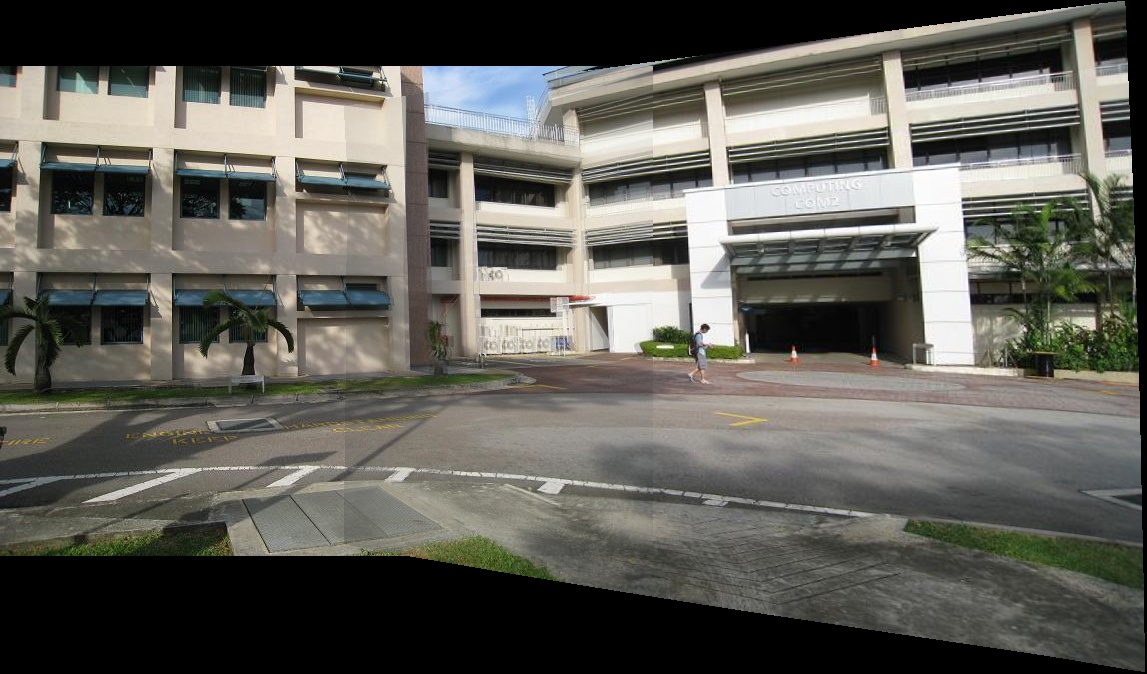
#> input picture Inputs/before_optimization.jpg, 1147 x 674 px
$ python maskMaker.py
#> lines starting #> are read from the running program, lines starting #| are printed output that depends on the picture; after the words box and inside, x2 and y2 are one past the last pixel; in counts of white or black regions, pixels touching at a corner belong together
import cv2
import numpy as np

# Load the original image
image_path = 'Inputs/before_optimization.jpg'  # Update path as necessary
output_mask_path = 'Mask/mask.png'  # Update path as necessary

# Load the image
image = cv2.imread(image_path)
#> image is the input picture: shape (674, 1147, 3); mean B, G, R 87.1, 93.7, 94.8

# Check if the image is loaded properly
if image is None:
    raise FileNotFoundError(f"The image at {image_path} could not be found or loaded. Please check the file path.")

# Convert to grayscale
gray = cv2.cvtColor(image, cv2.COLOR_BGR2GRAY)
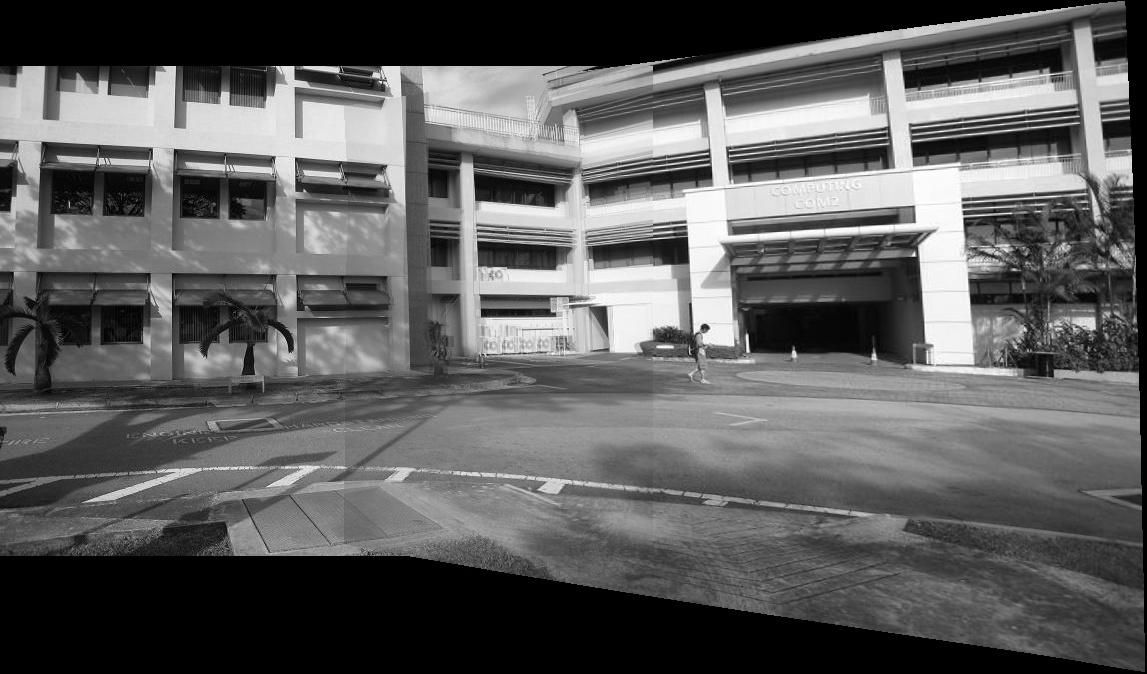
#> gray: shape (674, 1147); min 0, max 255, mean 93.3

# Create the mask:
# Set white (255) for pixels that are close to black, and black (0) otherwise
# Define a threshold for "blackness" (adjust based on your input image)
threshold = 10
mask = np.where(gray <= threshold, 255, 0).astype(np.uint8)
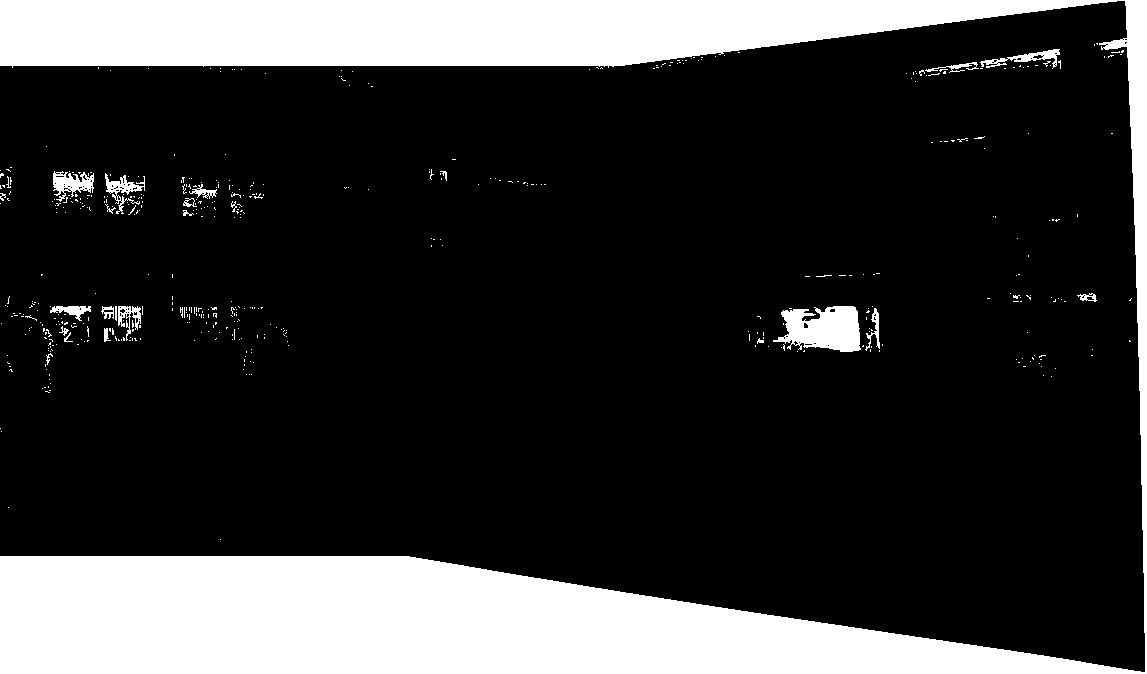
#> mask: shape (674, 1147); 21.2% white; 502 white regions (477 under 20 px), largest, box (x1, y1, x2, y2) and area: (0, 0, 1147, 674) 156198, (773, 306, 861, 352) 2841, (53, 171, 94, 202) 661

# Optional: Apply morphological operations to ensure smoothness around edges
kernel = cv2.getStructuringElement(cv2.MORPH_RECT, (5, 5))
refined_mask = cv2.morphologyEx(mask, cv2.MORPH_CLOSE, kernel)
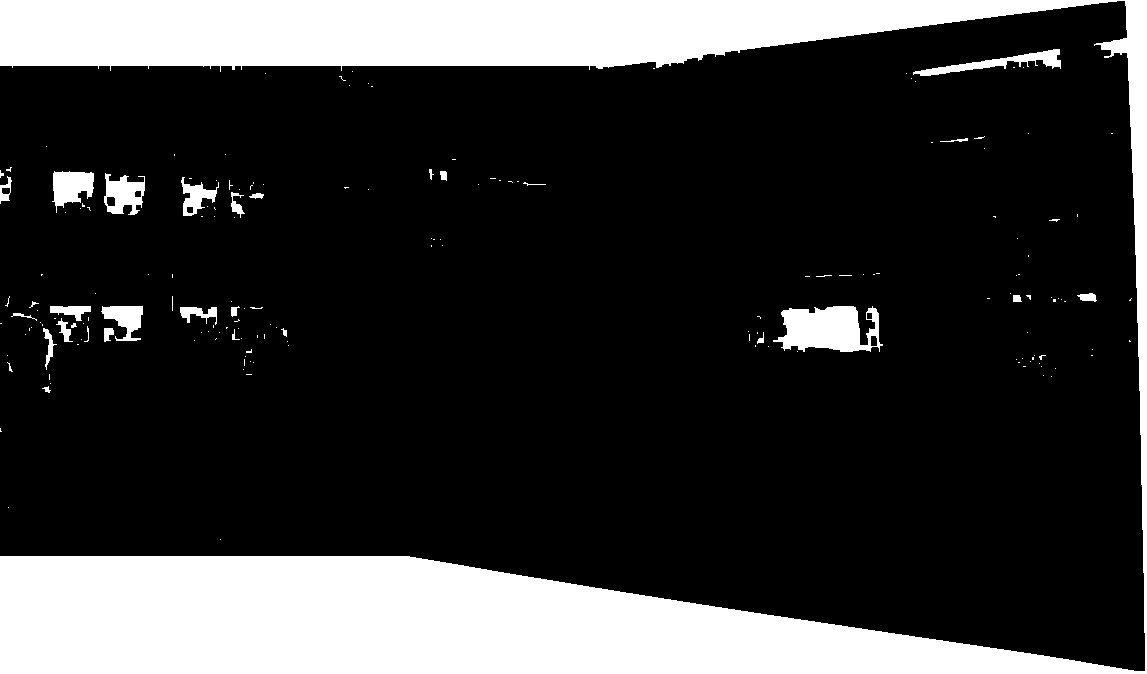
#> refined_mask: shape (674, 1147); 21.7% white; 178 white regions (148 under 20 px), largest, box (x1, y1, x2, y2) and area: (0, 0, 1147, 674) 156632, (773, 306, 883, 352) 3488, (913, 49, 1061, 76) 1187

# Save the generated mask
cv2.imwrite(output_mask_path, refined_mask)

$ run again, with Inputs/input1.jpg copied over Inputs/before_optimization.jpg
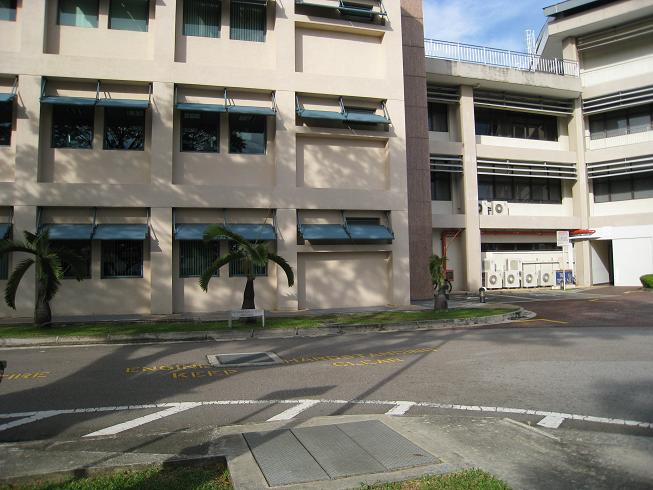
#> input picture Inputs/input1.jpg, 653 x 490 px
#> image is the input picture: shape (490, 653, 3); mean B, G, R 110, 118.6, 120.7
#> `mask = np.where(gray <= threshold, 255, 0).astype(np.uint8)`:
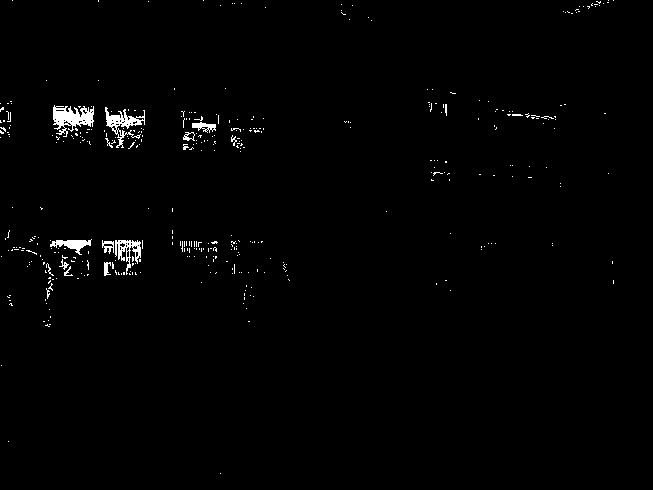
#> mask: shape (490, 653); 1.1% white; 402 white regions (386 under 20 px), largest, box (x1, y1, x2, y2) and area: (53, 105, 94, 137) 692, (105, 107, 145, 148) 519, (115, 240, 141, 275) 364
#> `refined_mask = cv2.morphologyEx(mask, cv2.MORPH_CLOSE, kernel)`:
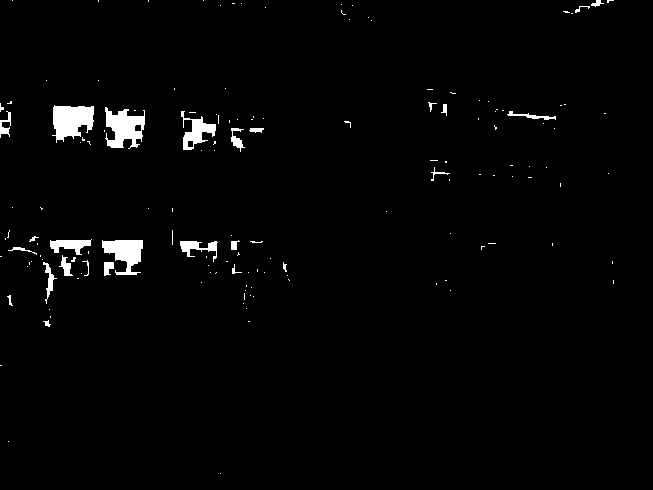
#> refined_mask: shape (490, 653); 1.9% white; 149 white regions (123 under 20 px), largest, box (x1, y1, x2, y2) and area: (52, 105, 94, 143) 1106, (105, 107, 145, 149) 1041, (102, 240, 143, 275) 855

$ run again, with Inputs/input2.jpg copied over Inputs/before_optimization.jpg
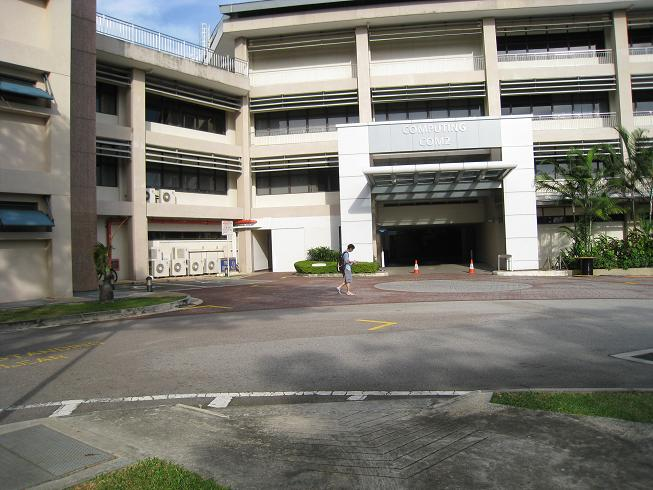
#> input picture Inputs/input2.jpg, 653 x 490 px
#> image is the input picture: shape (490, 653, 3); mean B, G, R 111.5, 119.6, 121.3
#> `mask = np.where(gray <= threshold, 255, 0).astype(np.uint8)`:
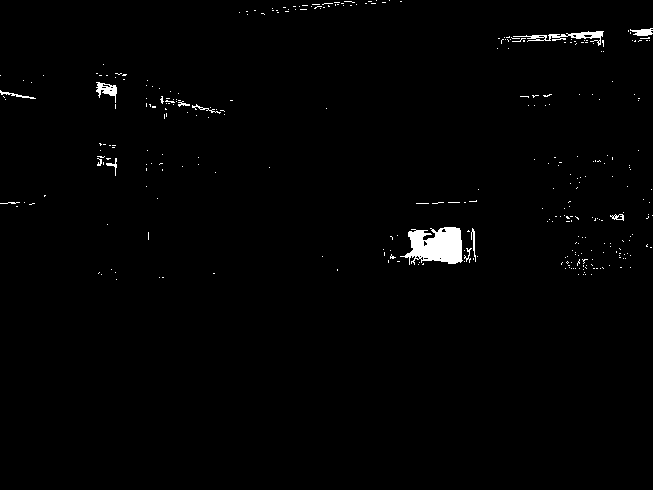
#> mask: shape (490, 653); 1.1% white; 323 white regions (310 under 20 px), largest, box (x1, y1, x2, y2) and area: (400, 227, 463, 265) 1601, (513, 31, 604, 46) 391, (96, 82, 117, 103) 199
#> `refined_mask = cv2.morphologyEx(mask, cv2.MORPH_CLOSE, kernel)`:
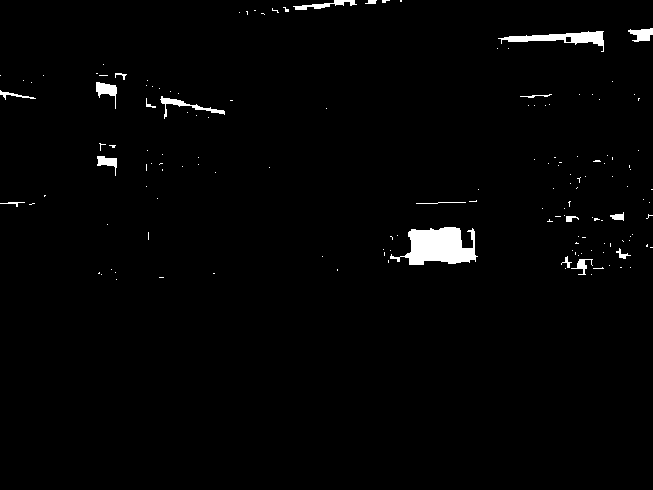
#> refined_mask: shape (490, 653); 1.6% white; 150 white regions (131 under 20 px), largest, box (x1, y1, x2, y2) and area: (390, 227, 478, 265) 2078, (498, 31, 604, 52) 790, (160, 96, 225, 119) 296
